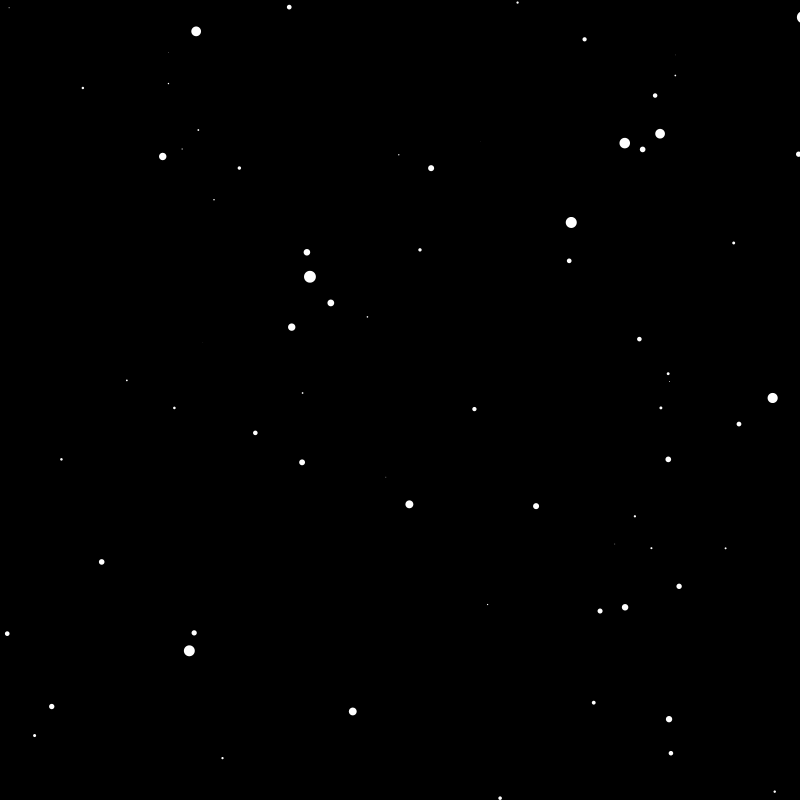
Frame 1 (no input)
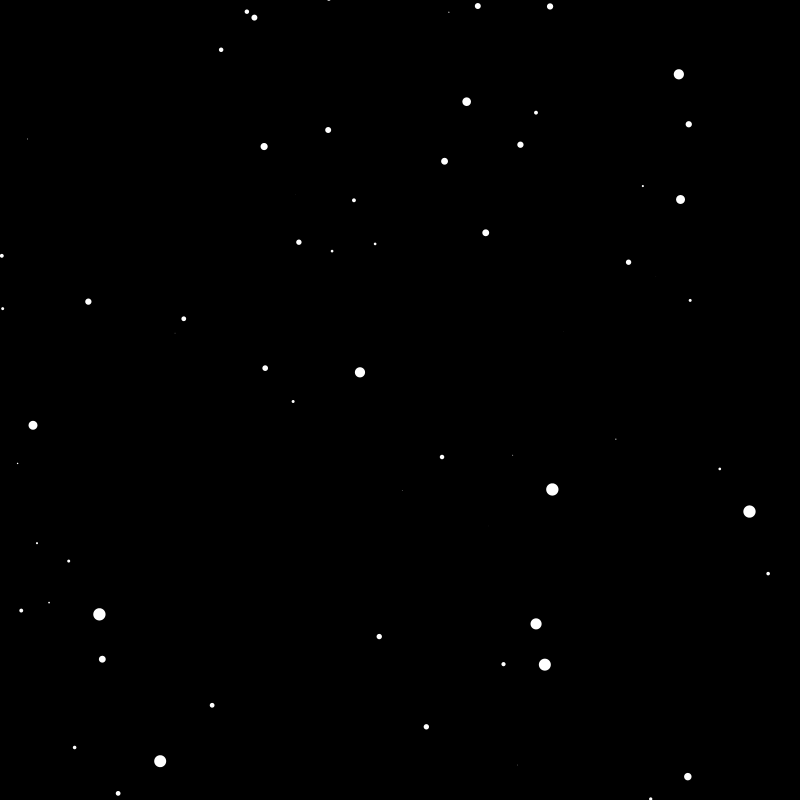
Frame 60 (the mouse pressed at the canvas centre just before this capture)
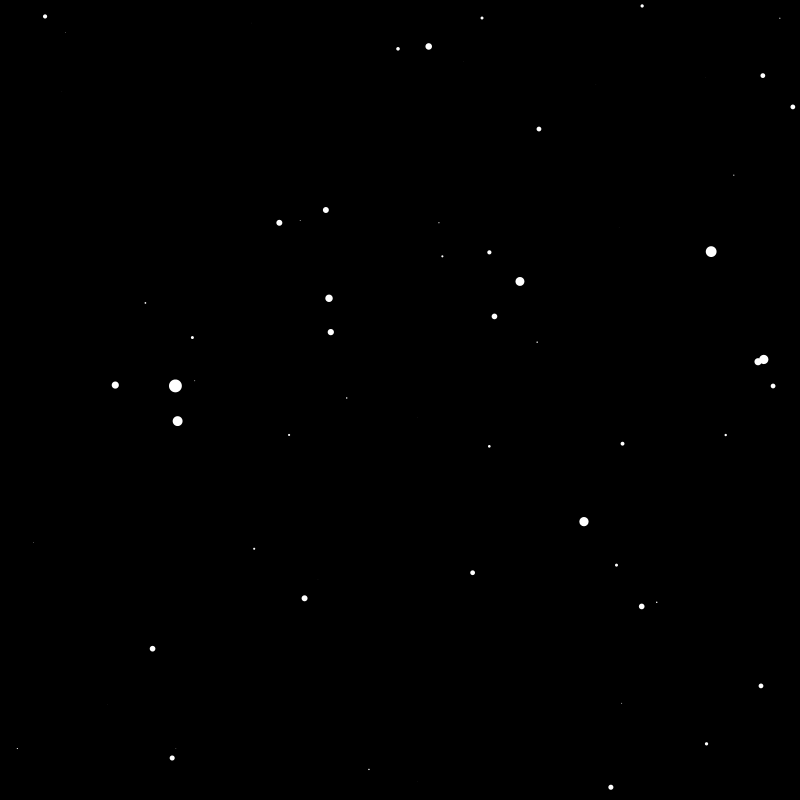
Frame 120 (the mouse held since frame 60 and released just before this capture)

The Processing sketch that drew these frames (run headless with seeded random() and noise(); from frame 60 on, the mouse is pressed at the canvas centre):

// Processing sketch: StarField
// ── StarField.pde
Star[] stars= new Star[800];

float speed;
void setup() {
  size(800,800);
  
  for (int i=0; i<stars.length; i++) {
    stars[i] = new Star();
  }
}

void draw() {
  //speed = map(mouseX, 0, width, 0, 50);
  speed = 15;
  background(0);
  translate(width/2, height/2); //fan out from center not top left
  for (int i=0; i<stars.length; i++) {
    stars[i].update();
    stars[i].show();
  }
}

// ── Star.pde
class Star {
  float x;
  float y;
  float z;
  float pz;
  
  Star() {
    x = random(-width,width);
    y = random(-height,height);
    z = random(width);
    pz = z;
  }
  
  void update() {
    z = z-speed;
    if (z < 1) {
      z = width;
      x = random(-width,width);
      y = random(-height,height);
      pz = z;
    }
    
  }
  
  void show() {
    fill(255);
    noStroke();
    
    float sx = map(x / z, 0, 1, 0, width);
    float sy = map(y / z, 0, 1, 0, width);
    
    float r = map(z, 0, width, 16, 0);
    ellipse(sx, sy, r, r);
    
    float px = map(x / pz, 0, 1, 0, width);
    float py = map(y / pz, 0, 1, 0, height);
    
    pz = z;
    stroke(255);
    //line(px,py,sx,sy);
    
  }
}
